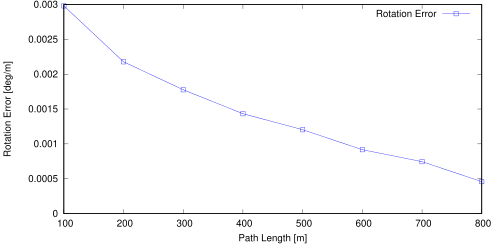

The script that saved this image:
set term postscript eps enhanced color
set output "sub06_rl.eps"
set size ratio 0.5
set yrange [0:*]
set xlabel "Path Length [m]"
set ylabel "Rotation Error [deg/m]"
plot "sub06_rl.txt" using 1:($2*57.3) title 'Rotation Error' lc rgb "#0000FF" pt 4 w linespoints
